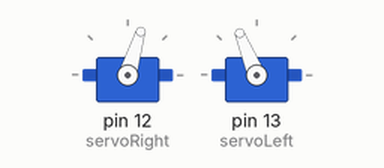
A sketch run on a simulated Arduino Uno, built with avr-gcc and run on an emulated ATmega328P. On the bench: 2 × servo.

Above: at 0.1 s.
At 4.1 s:
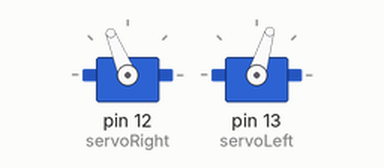
At 7.1 s:
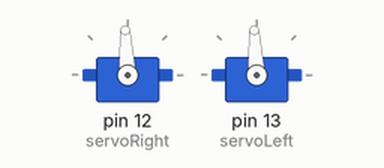
Timing chart, 0 to 8.6 s (numbered marks = the images above):
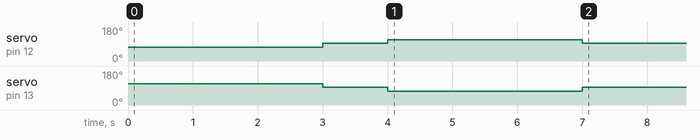

Measured:
- by itself, servo on pin 12 (servoRight): 73° → 93° at 3.0 s, → 112° 1.0 s later, → 93° 3.0 s later
- by itself, servo on pin 13 (servoLeft): 112° → 93° at 3.0 s, → 73° 1.0 s later, → 93° 3.0 s later

The sketch:

Servo08.ino
```cpp
/* Servo08 */
/* 좌우측 바퀴를 동시에 제어하여 전진/후진 */
#include <Servo.h> // Include servo library
Servo servoRight; // Declare right servo
Servo servoLeft; // Declare left servo

void setup() { // Built in initialization block
  servoRight.attach(12); // Attach right signal to pin 12
  servoLeft.attach(13); // Attach left signal to pin 13
  servoRight.writeMicroseconds(1300); // Right wheel clockwise
  servoLeft.writeMicroseconds(1700); // left wheel counterclockwise
  delay(3000); // ...for 3 seconds
  servoRight.writeMicroseconds(1500); // Right wheel counterclockwise
  servoLeft.writeMicroseconds(1500); // Stay still
  delay(1000); // ...for 1 seconds
  servoRight.writeMicroseconds(1700); // Right wheel counterclockwise
  servoLeft.writeMicroseconds(1300); // left wheel clockwise
  delay(3000); // ...for 3 seconds
  servoRight.writeMicroseconds(1500); // Stay still
  servoLeft.writeMicroseconds(1500); // left wheel counterclockwise
}

void loop() { // Main loop auto-repeats
 // Empty, nothing needs repeating
}
```
